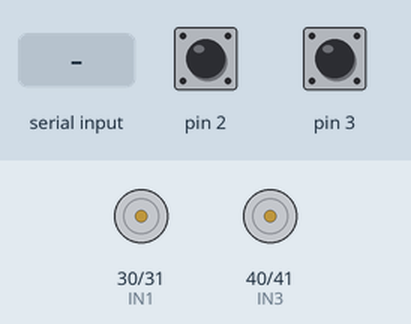
Recording of a sketch running on a simulated Arduino Mega 2560, built with avr-gcc and run on an emulated ATmega2560. On the bench: motor-driver pin pairs drawn as motors (green arrow = first pin HIGH = forward, orange = second pin HIGH = backward, longer = more drive, scaled by the enable pin). The test bench sets the inputs (shaded band); at power-on: pin 3 HIGH, pin 2 HIGH. What the sketch prints to the serial monitor is not drawn.

Above: at 1.2 s.
1.3 s: "O" received over Serial
At 2.1 s:
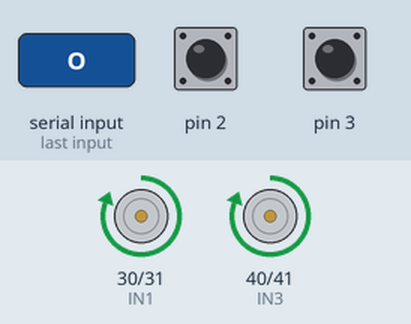
2.8 s: pin 3 pulsed LOW 2 times (0.12 s each, 0.3 s apart)
At 3.5 s:
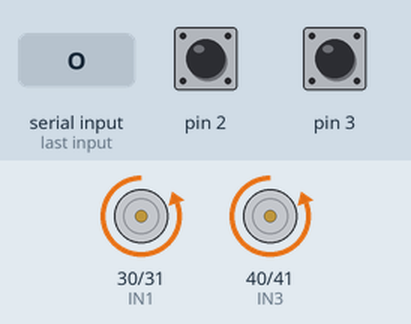
4.9 s: pin 2 pulled LOW for 0.15 s
At 6.1 s:
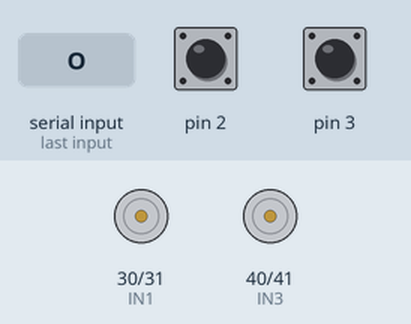
8.0 s: "Q" received over Serial
At 8.4 s:
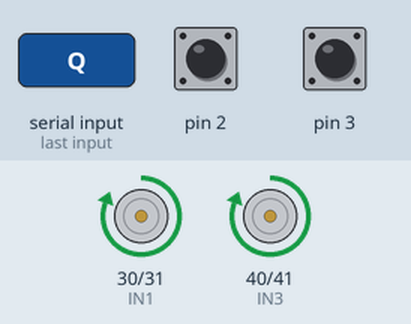
9.5 s: "W" received over Serial
At 10.8 s:
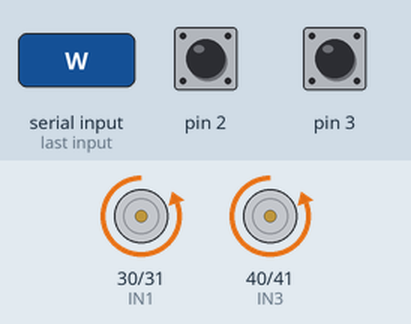
Timing chart, 0 to 12.0 s (numbered marks = the images above; inputs shaded):
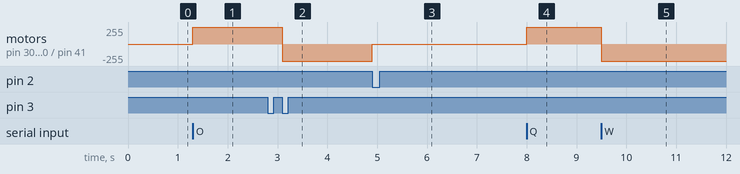

The sketch:

N30_TEST.ino
```cpp
#include <MsTimer2.h>  //실시간으로 스위치 상태 체크하기위한 라이브러리
#include <Wire.h>
#include <Adafruit_INA219.h>

#define ENA 10
#define ENB 11
#define IN1 30
#define IN2 31
#define IN3 40
#define IN4 41

Adafruit_INA219 ina219;

float current;
int i;
int a = 255; //255
float rr = 1710; //정격속도[pwm 255]로 한바퀴도는데 걸리는 시간[ms] 1710
float ar = 44;  //정격속도[pwm 255]까지 가속시 한바퀴 도는데 걸리는 시간[ms]  44
float sr = 37;  //정격속도[pwm 255]까지 감속시 한바퀴 도는데 걸리는 시간[ms]  37
float rrr = 1;  //rr의 한바퀴 기준
float arr = 1;  //ar의 한바퀴 기준
float srr = 1;  //sr의 한바퀴 기준

int switch1;
int switch2;
int d = 20; //delay 스위치의 오차를 없애는 딜레이

void setup() {
  pinMode(ENA, OUTPUT);
  pinMode(ENB, OUTPUT);
  pinMode(IN1, OUTPUT);
  pinMode(IN2, OUTPUT);
  pinMode(IN3, OUTPUT);
  pinMode(IN4, OUTPUT);

  MsTimer2::set(20,swichcheck); //20ms마다 스위치 상태 측정하겠다.
  MsTimer2::start();

  pinMode(2, INPUT_PULLUP); //눌리지 않은 상태(기본 상태)에서 '1', 눌린 상태에서 '0' 출력
  pinMode(3, INPUT_PULLUP);

  uint32_t currentFrequency;

  Serial.begin(115200);

  Serial.print("type Q >>> CW\n");
  Serial.print("type W >>> CCW\n");
  Serial.print("type E >>> STOP\n");
  Serial.print("type Z >>> Speed up\n");
  Serial.print("type X >>> Speed down\n");
  Serial.print("type C >>> Speed reset\n");
  Serial.print("type O >>> OPEN\n");
  Serial.print("type P >>> CLOSE\n");
  Serial.print("type T >>> TEST\n");
  Serial.print("type M >>> MEASURE\n");


  while (!Serial) {
      // will pause Zero, Leonardo, etc until serial console opens
      delay(1);
  }
  if (! ina219.begin()) {
    Serial.println("Failed to find INA219 chip");
    while (1) { delay(10); }
  }
  Serial.println("Measuring voltage and current with INA219 ...");
}


void measure(void)
{
  float shuntvoltage = 0;
  float busvoltage = 0;
  float current_mA = 0;
  float loadvoltage = 0;
  float power_mW = 0;

  shuntvoltage = ina219.getShuntVoltage_mV();
  busvoltage = ina219.getBusVoltage_V();
  current_mA = ina219.getCurrent_mA();
  power_mW = ina219.getPower_mW();
  loadvoltage = busvoltage + (shuntvoltage / 1000);

  Serial.print("Bus Voltage:   "); Serial.print(busvoltage); Serial.println(" V");


  //Serial.print("Shunt Voltage: "); Serial.print(shuntvoltage); Serial.println(" mV");
  //Serial.print("Load Voltage:  "); Serial.print(loadvoltage); Serial.println(" V"); 현재는 불필요한 정보

  Serial.print("Current:       "); Serial.print(current_mA); Serial.println(" mA");
  Serial.print("Power:         "); Serial.print(power_mW); Serial.println(" mW");
  Serial.println("");
}


void swichcheck(){
  switch1 = digitalRead(2);
  switch2 = digitalRead(3);
}

void TEST()
{
  Serial.println(switch1);
  Serial.println(switch2);
}

void OPEN()
{
  CW();
  delay(200); //SW1 초기 0 -> 1 탈출시간

  while(switch2 == 1){
    Serial.println(1);
  }
  delay(d);
  while(switch2 == 0){
    Serial.println(2);
  }
  delay(d);
  while(switch2 == 1){
    Serial.println(3);
  }

  CCW();
  while(switch1 == 1){
    Serial.println(4);
  }

  STOP();
}

void CLOSE()
{
  CCW();
  while(switch1 == 0){
    Serial.println(1);
  }
  delay(d);
  while(switch1 == 1){
    Serial.println(2);
  }
  /*delay(40);  //마무리를 정확한 위치로 가게 해주는 딜레이.*/

  STOP();
}

void CW()
{
  digitalWrite(IN1, HIGH);
  digitalWrite(IN2, LOW);
  digitalWrite(IN3, HIGH);
  digitalWrite(IN4, LOW);
  analogWrite(ENA, a);
  analogWrite(ENB, a);
}

void CCW()
{
  digitalWrite(IN1, LOW);
  digitalWrite(IN2, HIGH);
  digitalWrite(IN3, LOW);
  digitalWrite(IN4, HIGH);
  analogWrite(ENA, a);
  analogWrite(ENB, a);
}

void STOP()
{
  digitalWrite(IN1, LOW);
  digitalWrite(IN2, LOW);
  digitalWrite(IN3, LOW);
  digitalWrite(IN4, LOW);
}

void suddenSTOP()
{
  digitalWrite(IN1, LOW);
  digitalWrite(IN2, LOW);
  digitalWrite(IN3, LOW);
  digitalWrite(IN4, LOW);
}

void SpeedUP(){
  STOP();
  if(a <= 230){
    a += 25;
  }
  else{
    a = 255;
  }
}

void SpeedDOWN(){
  STOP();
  if(a >= 25){
    a -= 25;
  }
  else{
    a = 0;
  }
}

void SpeedRESET(){
  STOP();
  a = 255;
}

void loop() {
  char input;

  while(Serial.available()){
    input = Serial.read();

    if (input == 'Q') {
      CW();
    }
    else if (input == 'W') {
      CCW();
    }
    else if (input == 'E') {
      STOP();
    }
    else if (input == 'Z') {
      SpeedUP();
    }
    else if (input == 'X') {
      SpeedDOWN();
    }
    else if (input == 'C') {
      SpeedRESET();
    }
    else if (input == 'O') {
      OPEN();
    }
    else if (input == 'P') {
      CLOSE();
    }
    else if (input == 'T') {
      TEST();
    }
    else if (input == 'M') {
      measure();
    }
  }
}
```

Measured:
- after the input at 1.3 s, motor on pin 30 (IN1) / pin 31 (IN2), motor on pin 40 (IN3) / pin 41 (IN4): stopped → forward 255/255 at once
- after the input at 2.8 s, motor on pin 30 (IN1) / pin 31 (IN2), motor on pin 40 (IN3) / pin 41 (IN4): forward 255/255 → backward 255/255 after 0.30 s
- after the input at 4.9 s, motor on pin 30 (IN1) / pin 31 (IN2), motor on pin 40 (IN3) / pin 41 (IN4): backward 255/255 → stopped at once
- after the input at 8.0 s, motor on pin 30 (IN1) / pin 31 (IN2), motor on pin 40 (IN3) / pin 41 (IN4): stopped → forward 255/255 at once
- after the input at 9.5 s, motor on pin 30 (IN1) / pin 31 (IN2), motor on pin 40 (IN3) / pin 41 (IN4): forward 255/255 → backward 255/255 at once
